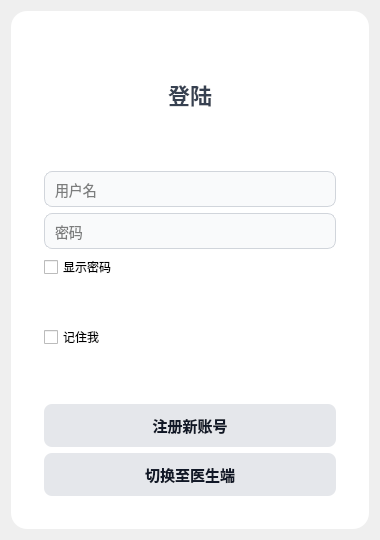
<?xml version="1.0" encoding="UTF-8"?>
<ui version="4.0">
 <class>LoginForm</class>
 <widget class="QWidget" name="LoginForm">
  <property name="geometry">
   <rect>
    <x>0</x>
    <y>0</y>
    <width>380</width>
    <height>534</height>
   </rect>
  </property>
  <property name="windowTitle">
   <string>Login</string>
  </property>
  <layout class="QVBoxLayout" name="verticalLayout">
   <item>
    <spacer name="verticalSpacer_top">
     <property name="orientation">
      <enum>Qt::Orientation::Vertical</enum>
     </property>
     <property name="sizeHint" stdset="0">
      <size>
       <width>20</width>
       <height>20</height>
      </size>
     </property>
    </spacer>
   </item>
   <item>
    <widget class="QFrame" name="loginFrame">
     <property name="styleSheet">
      <string notr="true">
        QFrame {
            background: #ffffff;
            border-radius: 16px;
            padding: 24px;
        }
        QLabel {
            font-size: 14px;
            color: #374151;
        }
        QLineEdit {
            border: 1px solid #d1d5db;
            border-radius: 8px;
            padding: 8px;
            font-size: 14px;
            background: #f9fafb;
        }
        QLineEdit:focus {
            border: 1px solid #3b82f6;
            background: #ffffff;
        }
        QPushButton {
            border: none;
            border-radius: 8px;
            padding: 10px;
            font-size: 15px;
            font-weight: bold;
        }
        QLineEdit, QCheckBox {
            color: black;
        }
        #loginButton {
            background-color: qlineargradient(x1:0, y1:0, x2:1, y2:0,
                                             stop:0 #3b82f6, stop:1 #2563eb);
            color: white;
        }
        #loginButton:hover {
            background-color: #1d4ed8;
        }
        #signUpButton, #doctorLoginButton {
            background: #e5e7eb;
            color: #111827;
        }
        #signUpButton:hover, #doctorLoginButton:hover {
            background: #d1d5db;
        }
        #forgotPasswordLabel {
            color: #3b82f6;
            font-size: 12px;
        }
        #forgotPasswordLabel:hover {
            text-decoration: underline;
        }        
      </string>
     </property>
     <layout class="QVBoxLayout" name="formLayout" stretch="0,0,0,0,0,0,0,0,0,0">
      <item>
       <widget class="QLabel" name="titleLabel">
        <property name="styleSheet">
         <string notr="true">font-size:22px; font-weight:bold; margin:10px 0;</string>
        </property>
        <property name="text">
         <string>登陆</string>
        </property>
        <property name="alignment">
         <set>Qt::AlignmentFlag::AlignCenter</set>
        </property>
       </widget>
      </item>
      <item>
       <widget class="QLabel" name="warningLabel">
        <property name="styleSheet">
         <string notr="true">
            color: red;
            font-size: 12px;
            margin: 0px;
            padding: 0px;
         </string>
        </property>
        <property name="text">
         <string/>
        </property>
       </widget>
      </item>
      <item>
       <widget class="QLineEdit" name="usernameEdit">
        <property name="placeholderText">
         <string>用户名</string>
        </property>
       </widget>
      </item>
      <item>
       <widget class="QLineEdit" name="passwordEdit">
        <property name="echoMode">
         <enum>QLineEdit::EchoMode::Password</enum>
        </property>
        <property name="placeholderText">
         <string>密码</string>
        </property>
       </widget>
      </item>
      <item>
       <widget class="QCheckBox" name="showPasswordCheckBox">
        <property name="text">
         <string>显示密码</string>
        </property>
       </widget>
      </item>
      <item>
       <widget class="QLabel" name="emptyLabel">
        <property name="styleSheet">
         <string notr="true">
            margin: 0px;
            margin-bottom: 20px;
            padding: 0px;
            color: #3b82f6;
            font-size: 12px;
           </string>
        </property>
        <property name="text">
         <string/>
        </property>
        <property name="alignment">
         <set>Qt::AlignmentFlag::AlignRight</set>
        </property>
       </widget>
      </item>
      <item>
       <widget class="QCheckBox" name="rememberCheckBox">
        <property name="text">
         <string>记住我</string>
        </property>
       </widget>
      </item>
      <item>
       <widget class="QPushButton" name="loginButton">
        <property name="text">
         <string>登陆</string>
        </property>
       </widget>
      </item>
      <item>
       <widget class="QPushButton" name="signUpButton">
        <property name="text">
         <string>注册新账号</string>
        </property>
       </widget>
      </item>
      <item>
       <widget class="QPushButton" name="doctorLoginButton">
        <property name="text">
         <string>切换至医生端</string>
        </property>
       </widget>
      </item>
     </layout>
    </widget>
   </item>
   <item>
    <spacer name="verticalSpacer_bottom">
     <property name="orientation">
      <enum>Qt::Orientation::Vertical</enum>
     </property>
     <property name="sizeHint" stdset="0">
      <size>
       <width>20</width>
       <height>40</height>
      </size>
     </property>
    </spacer>
   </item>
  </layout>
 </widget>
 <resources/>
 <connections/>
</ui>
